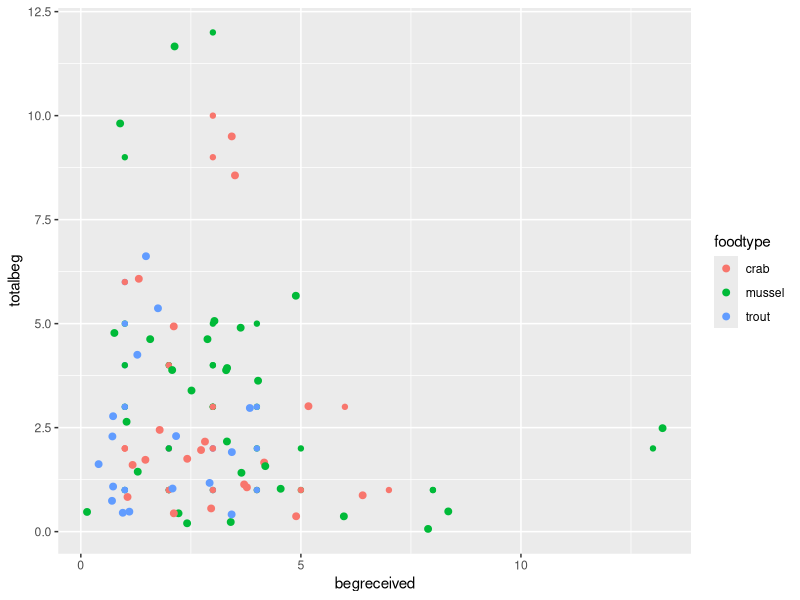
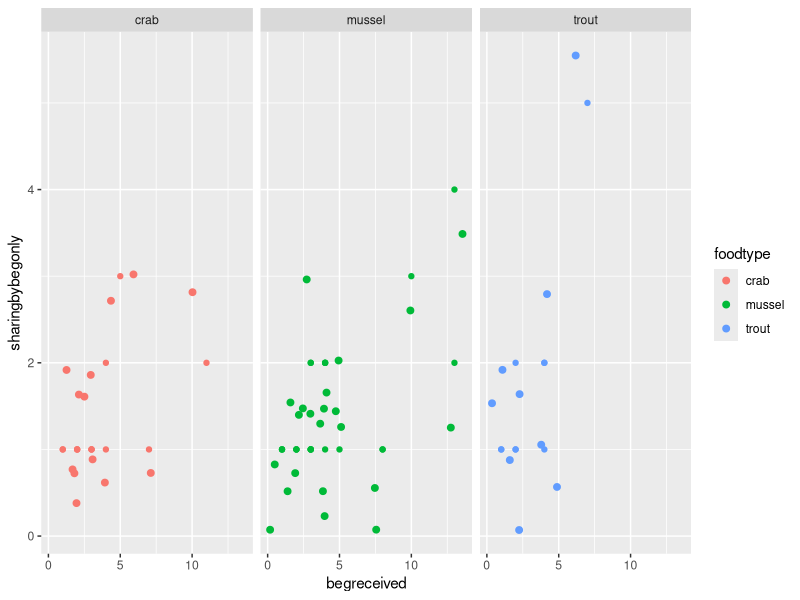

Source code (R) for these figures, in order:
## ---- chunk 1
library(dplyr)
library(ggplot2)
## ---- chunk 2
otter_data <- read.csv("../data/Bowden-ParryOtterdata.csv")
## ---- chunk 3
begging <-   
  otter_data %>%
  filter(begreceived > 0, totalbeg > 0) %>% 
  select(foodtype, totalbeg, begreceived)

knitr::kable(head(begging))
## ---- chunk 4
ggplot(begging, aes(x = begreceived, y = totalbeg, color = foodtype)) +
  geom_point() +
  geom_jitter(size = 2, width = 1, height = 1)
  
## ---- chunk 5
sharing <- 
  otter_data %>% 
  filter(begreceived > 0, sharingbybegonly > 0) %>% 
  select(begreceived, sharingbybegonly, foodtype)

knitr::kable(head(sharing))
## ---- chunk 6
ggplot(sharing, aes(x = begreceived, y = sharingbybegonly, color = foodtype)) +
  geom_point() +
  geom_jitter(size = 2, width = 1, height = 1) +
  facet_wrap(~foodtype)
  
